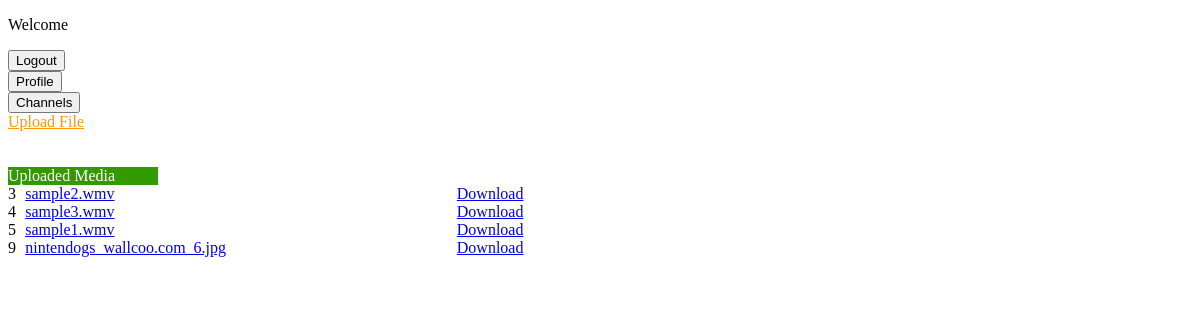
Page /browse.php on the earlier database version.
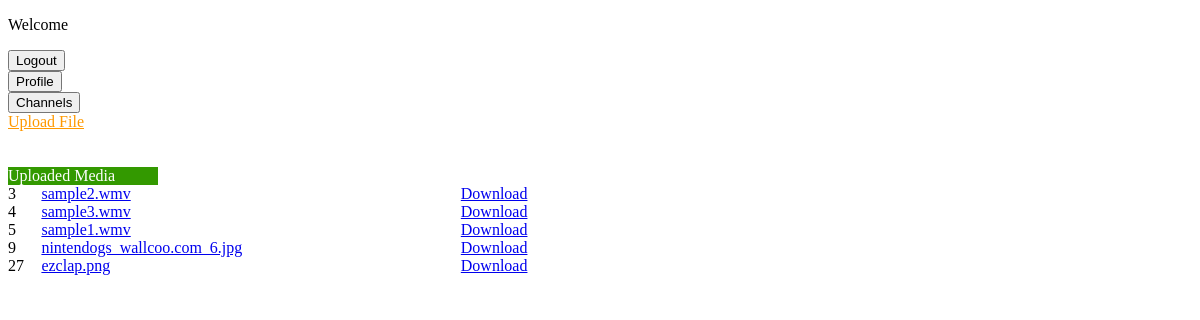
Same page on the later database version.
### tables this page shows
CREATE TABLE IF NOT EXISTS `media` (
  `mediaid` int NOT NULL AUTO_INCREMENT,
  `filename` varchar(64) NOT NULL,
  `filepath` varchar(256) NOT NULL,
  `type` varchar(30) DEFAULT '0',
  `lastaccesstime` timestamp NULL DEFAULT CURRENT_TIMESTAMP,
  PRIMARY KEY (`mediaid`)
);

### config.php (called while the page is built)
<?php
$dbhost = "mysql1.cs.clemson.edu";
$dbuser = "MTbPrjct_tuzj";
$dbpass = "metube123";
$database = "MeTubeProject_zfvm";
?>

### mysqlClass.inc.php (called while the page is built, shortened)
<?php
class mysql_db {
	function mysql_db($dbhost, $dbuser, $dbpass, $database) {
		$this->server = $dbhost;
		$this->user = $dbuser;
		$this->password = $dbpass;
		$this->dbname = $database;
		$this->db_connect_id = @mysqli_connect($this->server, $this->user, $this->password, $this->dbname);
	}
}
include_once ("config.php");
$db = new mysql_db($dbhost, $dbuser, $dbpass, $database);
?>

### browse.php (the view, shortened to what this page needs)
<!DOCTYPE html PUBLIC "-//W3C//DTD XHTML 1.0 Transitional//EN" "http://www.w3.org/TR/xhtml1/DTD/xhtml1-transitional.dtd">
<?php
	include_once "function.php";
?>
<html xmlns="http://www.w3.org/1999/xhtml">
<head>
<link rel="stylesheet" type="text/css" href="css/default.css" />
</head>
<body>
<p>Welcome <?php echo $_SESSION['username'];?></p>
<form action="logout.php">
		<input type="submit" value="Logout">
</form>
<form action="profile.php">
		<input type="submit" value="Profile">
</form>
<form action="channel.php">
		<input type="submit" value="Channels">
</form>
<a href='media_upload.php'  style="color:#FF9900;">Upload File</a>
<br/><br/>
<?php
	$query = "SELECT * from media";
	$result = mysqli_query($db->db_connect_id, $query);
?>
    <div style="background:#339900;color:#FFFFFF; width:150px;">Uploaded Media</div>
	<table width="50%" cellpadding="0" cellspacing="0">
		<?php
			while ($result_row = mysqli_fetch_row($result))
			{
		?>
        <tr valign="top">
			<td>
					<?php
						echo $result_row[0];
					?>
			</td>
            <td>
            	<a href="media.php?id=<?php echo $result_row[0];?>" target="_blank"><?php echo $result_row[1];?></a>
            </td>
            <td>
            	<a href="<?php echo $result_row[2].$result_row[1];?>" target="_blank" onclick="javascript:saveDownload(<?php echo $result_row[0];?>);">Download</a>
            </td>
		</tr>
        <?php
			}
		?>
	</table>
</body>
</html>

Differences in the rows shown:
added media: mediaid "27", filename "ezclap.png"
